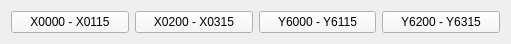
             <widget class="QWidget" name="layoutWidget">
              <property name="geometry">
               <rect>
                <x>20</x>
                <y>690</y>
                <width>511</width>
                <height>26</height>
               </rect>
              </property>
              <layout class="QHBoxLayout" name="horizontalLayout_23">
               <item>
                <widget class="QPushButton" name="input_page_1_button">
                 <property name="styleSheet">
                  <string notr="true">background-color: rgb(247, 247, 247);</string>
                 </property>
                 <property name="text">
                  <string>X0000 - X0115</string>
                 </property>
                 <property name="checkable">
                  <bool>true</bool>
                 </property>
                 <property name="autoExclusive">
                  <bool>true</bool>
                 </property>
                 <property name="autoDefault">
                  <bool>false</bool>
                 </property>
                 <property name="default">
                  <bool>false</bool>
                 </property>
                 <attribute name="buttonGroup">
                  <string notr="true">input_list_page_button_group</string>
                 </attribute>
                </widget>
               </item>
               <item>
                <widget class="QPushButton" name="input_page_2_button">
                 <property name="styleSheet">
                  <string notr="true">background-color: rgb(247, 247, 247);</string>
                 </property>
                 <property name="text">
                  <string>X0200 - X0315</string>
                 </property>
                 <property name="checkable">
                  <bool>true</bool>
                 </property>
                 <property name="autoExclusive">
                  <bool>true</bool>
                 </property>
                 <property name="autoDefault">
                  <bool>false</bool>
                 </property>
                 <property name="default">
                  <bool>false</bool>
                 </property>
                 <attribute name="buttonGroup">
                  <string notr="true">input_list_page_button_group</string>
                 </attribute>
                </widget>
               </item>
               <item>
                <widget class="QPushButton" name="output_page_1_button">
                 <property name="styleSheet">
                  <string notr="true">background-color: rgb(247, 247, 247);</string>
                 </property>
                 <property name="text">
                  <string>Y6000 - Y6115</string>
                 </property>
                 <property name="checkable">
                  <bool>true</bool>
                 </property>
                 <property name="autoExclusive">
                  <bool>true</bool>
                 </property>
                 <property name="autoDefault">
                  <bool>false</bool>
                 </property>
                 <property name="default">
                  <bool>false</bool>
                 </property>
                 <attribute name="buttonGroup">
                  <string notr="true">output_list_page_button_group</string>
                 </attribute>
                </widget>
               </item>
               <item>
                <widget class="QPushButton" name="output_page_2_button">
                 <property name="styleSheet">
                  <string notr="true">background-color: rgb(247, 247, 247);</string>
                 </property>
                 <property name="text">
                  <string>Y6200 - Y6315</string>
                 </property>
                 <property name="checkable">
                  <bool>true</bool>
                 </property>
                 <property name="autoExclusive">
                  <bool>true</bool>
                 </property>
                 <property name="autoDefault">
                  <bool>false</bool>
                 </property>
                 <property name="default">
                  <bool>false</bool>
                 </property>
                 <attribute name="buttonGroup">
                  <string notr="true">output_list_page_button_group</string>
                 </attribute>
                </widget>
               </item>
              </layout>
             </widget>
